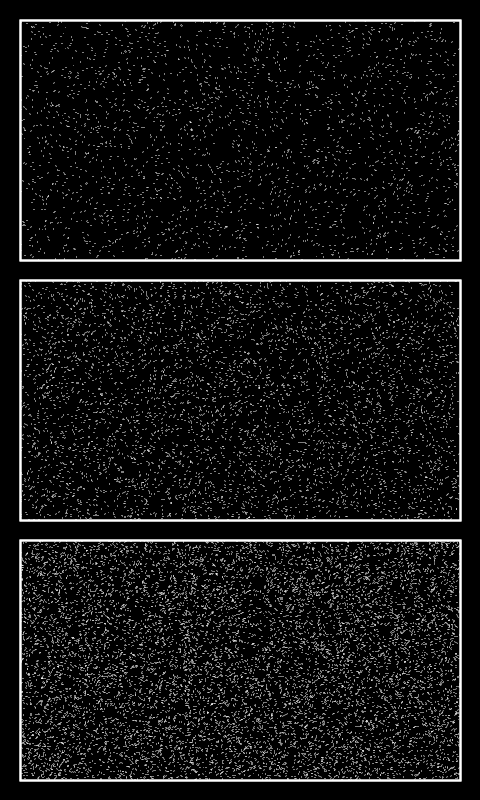
Frame 1 (no input)
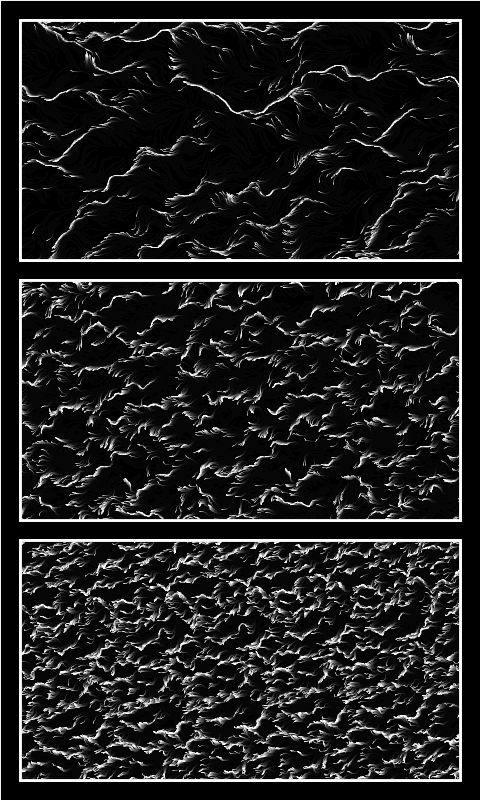
Frame 60 (the mouse pressed at the canvas centre just before this capture)
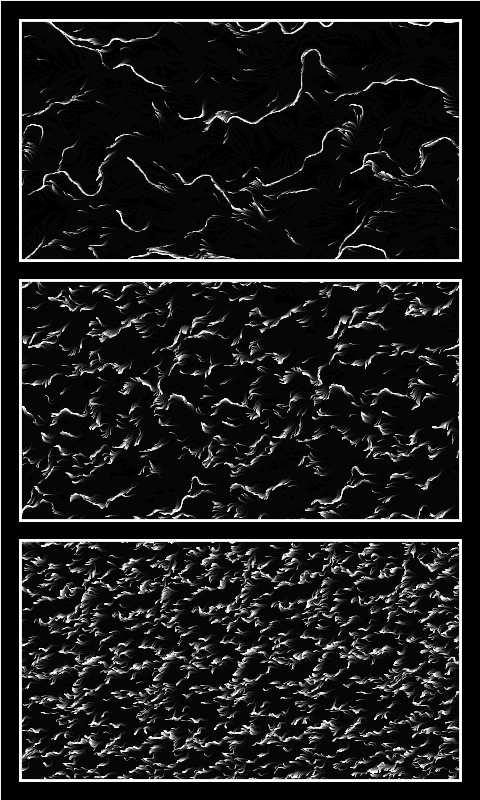
Frame 120 (the mouse held since frame 60 and released just before this capture)

The Processing sketch that drew these frames (run headless with seeded random() and noise(); from frame 60 on, the mouse is pressed at the canvas centre):

// Processing sketch: perlin_panes_1
// ── perlin_panes_1.pde
int MAX_FRAMES = 600;
int SEED = 157; // use a constant seed for consistent results
int PADDING = 20;

// Rectangle dimensions
float rectHeight;
float rectWidth;

// Flow Field Config - Pane 1
int PARTICLE_COUNT_1 = 2500;
float FLOW_SPEED_1 = 0.01;
float FLOW_SCALE_1 = 0.05;

// Flow Field Config - Pane 2 
int PARTICLE_COUNT_2 = 5000;
float FLOW_SPEED_2 = 0.05;
float FLOW_SCALE_2 = 0.1;

// Flow Field Config - Pane 3 
int PARTICLE_COUNT_3 = 10000;
float FLOW_SPEED_3 = 0.1;
float FLOW_SCALE_3 = 0.2;

Particle[] particles1;
Particle[] particles2;
Particle[] particles3;

void setup() {
  size(480, 800);
  background(0);
  randomSeed(SEED);
  noiseSeed(SEED);
  strokeCap(ROUND);
  noFill();

  rectHeight = (height - PADDING * 4) / 3.0;
  rectWidth = width - PADDING * 2;
  
  particles1 = new Particle[PARTICLE_COUNT_1];
  for (int i = 0; i < PARTICLE_COUNT_1; i++) {
    particles1[i] = new Particle(rectWidth, rectHeight);
  }

  particles2 = new Particle[PARTICLE_COUNT_2];
  for (int i = 0; i < PARTICLE_COUNT_2; i++) {
    particles2[i] = new Particle(rectWidth, rectHeight);
  }

  particles3 = new Particle[PARTICLE_COUNT_3];
  for (int i = 0; i < PARTICLE_COUNT_3; i++) {
    particles3[i] = new Particle(rectWidth, rectHeight);
  }
}

void draw() {
  if (frameCount > MAX_FRAMES) {
    noLoop();
    return;
  }

  fill(0, 20);
  rect(0, 0, width, height);
  
  // Top Rectangle: Flow Field 1
  pushMatrix();
  translate(PADDING, PADDING);
  stroke(255);
  strokeWeight(2);
  rect(0, 0, rectWidth, rectHeight);
  drawFlowField(particles1, FLOW_SPEED_1, FLOW_SCALE_1);
  popMatrix();

  // Middle Rectangle: Flow Field 2
  pushMatrix();
  translate(PADDING, PADDING * 2 + rectHeight);
  stroke(255);
  strokeWeight(2);
  rect(0, 0, rectWidth, rectHeight);
  drawFlowField(particles2, FLOW_SPEED_2, FLOW_SCALE_2);
  popMatrix();

  // Bottom Rectangle: Flow Field 3
  pushMatrix();
  translate(PADDING, PADDING * 3 + rectHeight * 2);
  stroke(255);
  strokeWeight(2);
  rect(0, 0, rectWidth, rectHeight);
  drawFlowField(particles3, FLOW_SPEED_3, FLOW_SCALE_3);
  popMatrix();
}

void drawFlowField(Particle[] particles, float flowSpeed, float flowScale) {
  // Use a clipping mask to contain the particles
  // A cleaner solution for drawing within a bounded area.
  rectMode(CORNER);
  
  beginShape();
  vertex(0, 0);
  vertex(rectWidth, 0);
  vertex(rectWidth, rectHeight);
  vertex(0, rectHeight);
  endShape(CLOSE);
  
  for (int i = 0; i < particles.length; i++) {
    particles[i].update(flowSpeed, flowScale);
    particles[i].display();
  }
}

class Particle {
  PVector pos;
  PVector prevPos;
  PVector vel;
  PVector acc;
  float parentWidth;
  float parentHeight;

  Particle(float parentWidth, float parentHeight) {
    this.parentWidth = parentWidth;
    this.parentHeight = parentHeight;
    this.pos = new PVector(random(this.parentWidth), random(this.parentHeight));
    this.prevPos = pos.copy();
    this.vel = new PVector(0, 0);
    this.acc = new PVector(0, 0);
  }

  void update(float flowSpeed, float flowScale) {
    this.prevPos = this.pos.copy();
    float n = noise(pos.x * flowScale, pos.y * flowScale, frameCount * flowSpeed) * TWO_PI;
    PVector force = PVector.fromAngle(n);
    acc.add(force);
    vel.add(acc);
    vel.limit(1);
    pos.add(vel);
    acc.mult(0);

    if (pos.x < 0) {
      pos.x = this.parentWidth;
      prevPos = pos.copy();
    }
    if (pos.x > this.parentWidth) {
      pos.x = 0;
      prevPos = pos.copy();
    }
    if (pos.y < 0) {
      pos.y = this.parentHeight;
      prevPos = pos.copy();
    }
    if (pos.y > this.parentHeight) {
      pos.y = 0;
      prevPos = pos.copy();
    }
  }

  void display() {
    stroke(255, 255, 255, 150);
    strokeWeight(1);
    line(prevPos.x, prevPos.y, pos.x, pos.y);
  }
}
